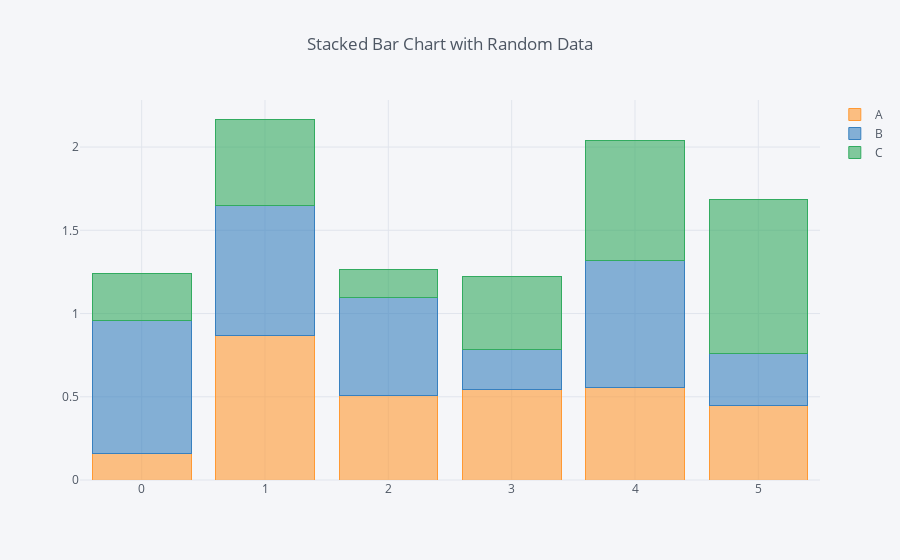

Source (notebook cell):
### Code cell
df = pd.DataFrame(np.random.rand(6, 3), columns=['A', 'B', 'C'])
df.iplot(kind='bar', barmode='stack', title='Stacked Bar Chart with Random Data')

### Figure 1 — Plotly figure (JSON) as saved in the notebook; plotly's stock layout.template omitted (floating-point values rounded to 4 significant figures)
{"data": [{"marker": {"color": "rgba(255, 153, 51, 0.6)", "line": {"color": "rgba(255, 153, 51, 1.0)", "width": 1}}, "name": "A", "orientation": "v", "text": "", "type": "bar", "uid": "b71fa5a0-5d50-4182-832f-1066f9f57553", "x": [0, 1, 2, 3, 4, 5], "y": [0.1565, 0.8698, 0.5083, 0.5408, 0.5587, 0.4503]}, {"marker": {"color": "rgba(55, 128, 191, 0.6)", "line": {"color": "rgba(55, 128, 191, 1.0)", "width": 1}}, "name": "B", "orientation": "v", "text": "", "type": "bar", "uid": "7b2b36cb-65c7-4ac0-a23c-96421d3e4a45", "x": [0, 1, 2, 3, 4, 5], "y": [0.804, 0.7779, 0.5879, 0.2407, 0.7594, 0.3114]}, {"marker": {"color": "rgba(50, 171, 96, 0.6)", "line": {"color": "rgba(50, 171, 96, 1.0)", "width": 1}}, "name": "C", "orientation": "v", "text": "", "type": "bar", "uid": "5f2eb32c-2ab9-4411-aa0a-8c3c1574c9d5", "x": [0, 1, 2, 3, 4, 5], "y": [0.2813, 0.5208, 0.1692, 0.4395, 0.7226, 0.9204]}], "layout": {"barmode": "stack", "legend": {"bgcolor": "#F5F6F9", "font": {"color": "#4D5663"}, "traceorder": "normal"}, "paper_bgcolor": "#F5F6F9", "plot_bgcolor": "#F5F6F9", "title": {"font": {"color": "#4D5663"}, "text": "Stacked Bar Chart with Random Data"}, "xaxis": {"gridcolor": "#E1E5ED", "showgrid": true, "tickfont": {"color": "#4D5663"}, "title": {"font": {"color": "#4D5663"}, "text": ""}, "zerolinecolor": "#E1E5ED"}, "yaxis": {"gridcolor": "#E1E5ED", "showgrid": true, "tickfont": {"color": "#4D5663"}, "title": {"font": {"color": "#4D5663"}, "text": ""}, "zerolinecolor": "#E1E5ED"}}}
